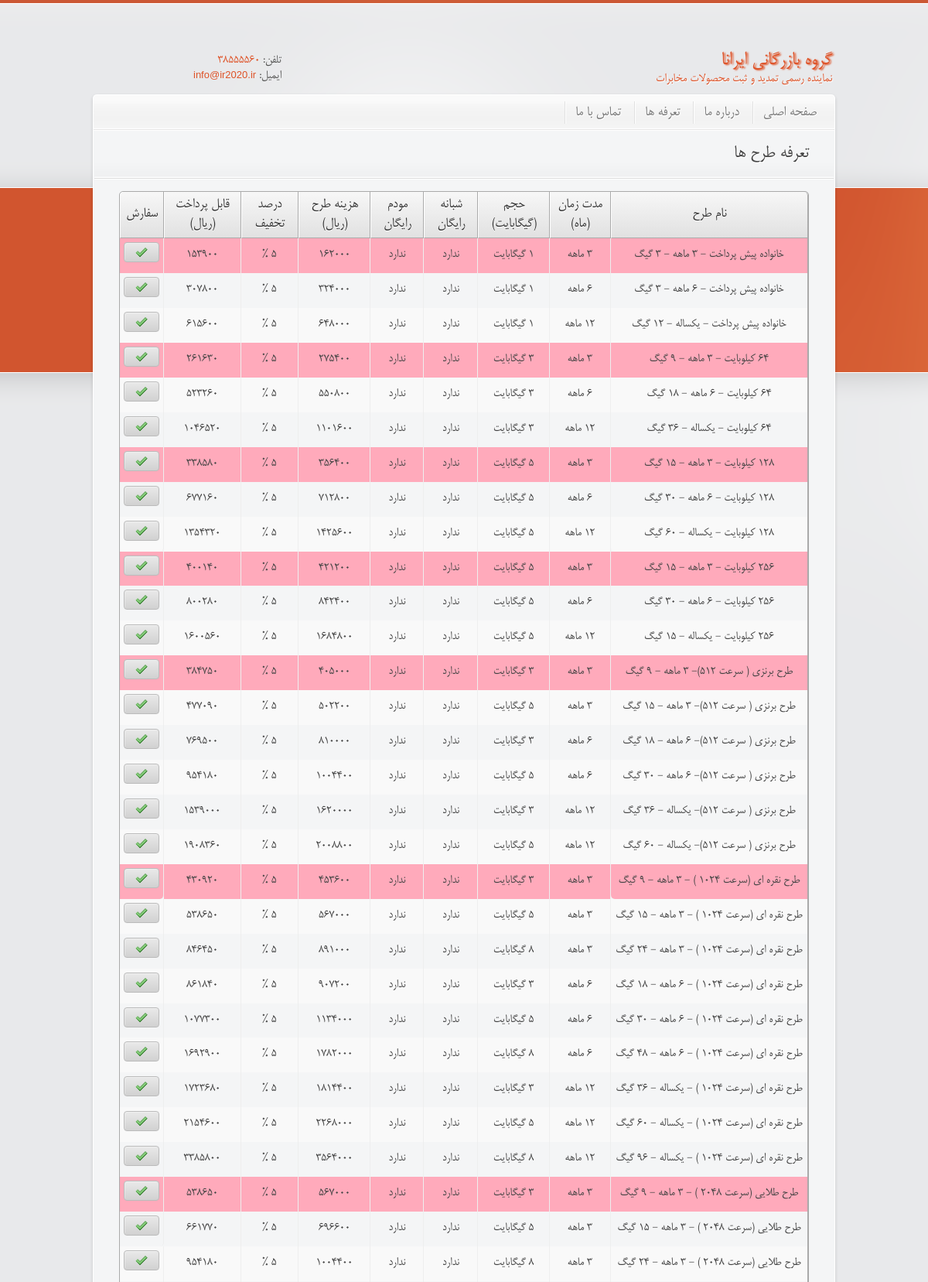
Screenshot of /price.php (upper part) with the database file from the repository.
### tables this page shows
CREATE TABLE IF NOT EXISTS `plans` (
  `id` int(11) NOT NULL AUTO_INCREMENT,
  `pname` varchar(100) NOT NULL,
  `month` int(11) NOT NULL,
  `gig` int(11) NOT NULL,
  `night` tinyint(1) NOT NULL,
  `modem` tinyint(1) NOT NULL,
  `price` double NOT NULL,
  `percent` tinyint(3) unsigned NOT NULL,
  `special` tinyint(1) NOT NULL,
  `position` int(11) NOT NULL,
  `remove` tinyint(1) NOT NULL,
  PRIMARY KEY (`id`)
);

### classes/database.php (called while the page is built, shortened)
<?php
  include_once("security.php");
class Database
  {
 private static $me;
 private $link;
 public $cmd;
 function __construct()
 {
      $this->link = mysqli_connect(_DB_SERVER,_DB_USER,_DB_PASS);
	  mysqli_set_charset($this->link, "utf8");
      mysqli_select_db($this->link,_DB_NAME);
 }
public static function GetDatabase()
{
   if(is_null(self::$me))
       self::$me = new Database();
    return self::$me;
 }
public function RunSQL()
{
   $security = Security::GetSecurity ();
   $this->cmd = $security->Xss_Clean($this->cmd);
   $result =  mysqli_query($this->link,$this->cmd);
   return $result;
}
function Select($tableName, $fields=NULL, $where = NULL, $order = NULL)
{
    if ($where) $where = " WHERE " . $where;
	$this->cmd = "SELECT $fields FROM `$tableName` " . $where . $order;
	$res = $this->RunSQL();
    if ($res)
	    return mysqli_fetch_array($res);
	else
        return false;
}
public function  SelectAll($tableName, $fields,$where = NULL,
                 $order = NULL, $from = NULL, $count = NULL)
 {
	$limit = "";
    if (!$fileds) $fields="*";
    if ($order) $order = " ORDER BY " . $order;
    $this->cmd = "SELECT $fields FROM `$tableName` " . $where . " " . $order . " " . $limit;
    $res =$this->RunSQL();
    $rows = array();
    if ($res)
    {
        while($row = mysqli_fetch_array($res)) $rows[] = $row;
    }
    return $rows;
}
  }
?>

### classes/security.php (called while the page is built, shortened)
<?php
class Security
{
    private static $me;
    public static function GetSecurity()
    {
      if(is_null(self::$me))
         self::$me = new Security();
      return self::$me;
    }
    public function Xss_Clean($data)
    {
        $data = str_replace(array('&amp;','&lt;','&gt;'), array('&amp;amp;','&amp;lt;','&amp;gt;'), $data);
        $data = preg_replace('/(&#*\w+)[\x00-\x20]+;/u', '$1;', $data);
        $data = preg_replace('/(&#x*[0-9A-F]+);*/iu', '$1;', $data);
        $data = html_entity_decode($data, ENT_COMPAT, 'UTF-8');
        $data = preg_replace('#(<[^>]+?[\x00-\x20"\'])(?:on|xmlns)[^>]*+>#iu', '$1>', $data);
        $data = preg_replace('#([a-z]*)[\x00-\x20]*=[\x00-\x20]*([`\'"]*)[\x00-\x20]*j[\x00-\x20]*a[\x00-\x20]*v[\x00-\x20]*a[\x00-\x20]*s[\x00-\x20]*c[\x00-\x20]*r[\x00-\x20]*i[\x00-\x20]*p[\x00-\x20]*t[\x00-\x20]*:#iu', '$1=$2nojavascript...', $data);
        $data = preg_replace('#([a-z]*)[\x00-\x20]*=([\'"]*)[\x00-\x20]*v[\x00-\x20]*b[\x00-\x20]*s[\x00-\x20]*c[\x00-\x20]*r[\x00-\x20]*i[\x00-\x20]*p[\x00-\x20]*t[\x00-\x20]*:#iu', '$1=$2novbscript...', $data);
        $data = preg_replace('#([a-z]*)[\x00-\x20]*=([\'"]*)[\x00-\x20]*-moz-binding[\x00-\x20]*:#u', '$1=$2nomozbinding...', $data);
        $data = preg_replace('#(<[^>]+?)style[\x00-\x20]*=[\x00-\x20]*[`\'"]*.*?expression[\x00-\x20]*\([^>]*+>#i', '$1>', $data);
        $data = preg_replace('#(<[^>]+?)style[\x00-\x20]*=[\x00-\x20]*[`\'"]*.*?behaviour[\x00-\x20]*\([^>]*+>#i', '$1>', $data);
        $data = preg_replace('#(<[^>]+?)style[\x00-\x20]*=[\x00-\x20]*[`\'"]*.*?s[\x00-\x20]*c[\x00-\x20]*r[\x00-\x20]*i[\x00-\x20]*p[\x00-\x20]*t[\x00-\x20]*:*[^>]*+>#iu', '$1>', $data);
        $data = preg_replace('#</*\w+:\w[^>]*+>#i', '', $data);
        do
        {
            $old_data = $data;
            $data = preg_replace('#</*(?:applet|b(?:ase|gsound|link)|embed|frame(?:set)?|i(?:frame|layer)|l(?:ayer|ink)|meta|object|s(?:cript|tyle)|title|xml)[^>]*+>#i', '', $data);
        }
        while ($old_data !== $data);
        return $data;
    }
}
?>

### price.php (the view, shortened to what this page needs)
<?php
	include_once("inc/header.php");
    include_once("classes/database.php");
    $db = Database::GetDatabase();
$html =<<<cd
	<link rel="stylesheet" href="manager/css/tables.css" type="text/css">
	<link rel="stylesheet" href="manager/css/forms.css" type="text/css">
  	<!-- <script src="manager/js/jquery.tools.min.js"></script>
  	<script src="manager/js/jquery.ui.min.js"></script>
  	<script src="manager/js/jquery.tables.js"></script> -->
  	<!-- <style>
  		a.button-blue{
  			background: -webkit-gradient(linear, left top, left bottom, from(#faa51a), to(#f47a20)) !important;
  			color:#2f2f2f !important;
  			font-size:15px !important;
  			border:1px solid #dd6611 !important;
  		}
  		a.button-blue:hover,
  		a.button-blue:focus{
  			background: -webkit-gradient(linear, left top, left bottom, from(#f88e11), to(#f06015)) !important;
  			border: solid 1px #aa5511 !important;
  			color: #fef4e9 !important;
  		}
  		a.button-blue.current{
  			color:#fff !important;
  		}
  	</style> -->
		<div class="main png_bg">
			<div class="inner_main">
				<div class="container_alpha slogan">
					<h1>تعرفه طرح ها</h1>
				</div>
				<div class="container_gamma slogan" style="background:none">
cd;
$rows = $db->SelectAll("plans","*",null,"id Asc");
$table=<<<cd
<table class="datatable full">
    <thead class="rtl">
        <tr>
          <th>نام طرح</th>
          <th>مدت زمان (ماه)</th>
          <th>حجم (گیگابایت)</th>
          <th>شبانه رایگان</th>
          <th>مودم رایگان</th>
          <th>هزینه طرح (ریال)</th>
          <th>درصد تخفیف</th>
          <th>قابل پرداخت (ریال)</th>
		      <th>سفارش</th>
        </tr>
    </thead>
	<tbody class="rtl">
cd;
for($i = 0; $i < Count($rows); $i++)
{
 $rows[$i]["month"] = ($rows[$i]["month"])." ماهه ";
 $rows[$i]["gig"]   = ($rows[$i]["gig"])." گیگابایت ";
 $rows[$i]["night"] = ($rows[$i]["night"])?"دارد" :"ندارد";
 $rows[$i]["modem"] = ($rows[$i]["modem"])?"دارد" :"ندارد";
 $percent = $rows[$i]["percent"]." % ";
if (($i+1)%10 == 0)
	$table.=<<<cd
	</tbody>
<tbody class="rtl" style="display: table-row-group;">
cd;
$percentedprice =$rows[$i]["price"]-(($rows[$i]["price"]*$rows[$i]["percent"])/100);
if ($rows[$i]["special"])
 {
  $class= "spec";
 }
else
 {
   $class = "";
 }
$table .=<<<cd
        <tr class="$class">
            <td>{$rows[$i]["pname"]}</td>
            <td>{$rows[$i]["month"]}</td>
            <td>{$rows[$i]["gig"]}</td>
            <td>{$rows[$i]["night"]}</td>
            <td>{$rows[$i]["modem"]}</td>
      			<td>{$rows[$i]["price"]}</td>
      			<td>{$percent}</td>
            <td>{$percentedprice}</td>
      			<td>
              <a href="main.php?act=neword&planid={$rows[$i]["id"]}" class="button button-gray no-text" style="display:inline-block;padding:0 10px;">
                <span class="order"></span>
              </a>
            </td>
        </tr>
cd;
}
$table.="</tbody> </table>";
$html.=<<<cd
					{$table}
					<div class="clearfix"></div>
				</div>
				<div class="container_alpha slogan">
					<h1>تعرفه حجم ها</h1>
				</div>
				<div class="container_gamma slogan" style="background:none">
cd;
$rows = $db->SelectAll("volumes","*",null,"id Asc");
$table=<<<cd
<table class="datatable full">
    <thead class="rtl">
        <tr>
            <th>از حجم (گیگابایت)</th>
            <th>تا حجم (گیگابایت)</th>
            <th>قیمت (ریال)</th>
            <th>درصد تخفیف</th>
            <th>قابل پرداخت (ریال)</th>
        </tr>
    </thead>
	<tbody class="rtl">
cd;
for($i = 0; $i < Count($rows); $i++)
{
 $rows[$i]["fvol"] = ($rows[$i]["fvol"])." گیگابایت ";
 $rows[$i]["tvol"] = ($rows[$i]["tvol"])." گیگابایت ";
 $rows[$i]["percent"] = $rows[$i]["percent"]+" % ";
 $percentedprice = $rows[$i]["price"]-(($rows[$i]["price"]*$rows[$i]["percent"])/100);
$table .=<<<cd
        <tr>
            <td>{$rows[$i]["fvol"]}</td>
            <td>{$rows[$i]["tvol"]}</td>
            <td>{$rows[$i]["price"]}</td>
            <td>{$percent}</td>
			<td>{$percentedprice}</td>
        </tr>
cd;
}
$table.="</tbody> </table>";
$html.=<<<cd
					{$table}
					<div class="clearfix"> </div>
				</div>
			</div>
		</div>
    	<div class="endmain png_bg"></div>
cd;
    echo $html;
	include_once("inc/footer.php");
?>

### inc/header.php (shortened to what this page needs)
<?php
	include_once("./classes/database.php");
	$Contact_Email = GetSettingValue('Contact_Email',0);
	$Tell_Number = GetSettingValue('Tell_Number',0);
?>
<!doctype html>
<html lang="fa" class="no-js"><head>
	<link rel="stylesheet" href="css/style.css">
	<link rel="stylesheet" href="css/rainbow.css" type="text/css">
</head>
<body>
	<iframe style="position: absolute;z-index:1001;top:15px;left:123px" src="/eNamadLogo.htm" frameborder="0" scrolling="no" allowtransparency="true" style="width: 150px; height:150px;"></iframe>
  	<div id="container">
	    <div id="header">
			<div id="logo">
				<h1 style="color:#DE5328;text-shadow:2px 1px 2px #DE5328">گروه بازرگانی ایرانا<span>نماینده رسمی تمدید و ثبت محصولات مخابرات</h1>
			</div>
			<div id="personal_data">
				<p>تلفن: <span style="display:inline-block;direction:ltr !important"><?php echo $Tell_Number?></span></p>
				<p>ایمیل: <span><a href="mailto:info@irana.ir" class="latin-font"><?php echo $Contact_Email?></a></span></p>
			</div>
		</div>
		<div id="menu" class="png_bg ltr">
			<ul>
				<li>
					<a href="index.html">صفحه اصلی</a>
				</li>
				<li>
					<a href="aboutus.html" class="">درباره ما</a>
				</li>
				<li>
					<a href="price.html" class="">تعرفه ها</a>
				</li>
				<li>
					<a href="contact.html">تماس با ما</a>
				</li>
			</ul>
		</div>

### inc/footer.php (shortened to what this page needs)
</div>
</body>
</html>

### css/rainbow.css (style rules this page uses)
a, a:active, a:visited ,#main_link_color,#personal_data p span,#personal_data p span a { color:#DE5328; }
h1 strong,h2 strong,h3 strong,h4 strong,h5 strong,h6 strong,.dropcapcolor,.inner_main .widget ul.testimonials li p span,.post_header a:hover,.breadcrumbs p span,h1 span, h2 span, h3 span, h4 span, h5 span, h6 span,.hotstuff ul li a { color:#DE5328; }
body { background:url(../images/background.png) repeat-x scroll 0 0 #e8e9eb; }
a:link { -webkit-tap-highlight-color: #DE5328; }

### manager/css/tables.css (style rules this page uses)
table.full { width: 100%; }
table.datatable { border: 1px solid #aaa; border-collapse: separate; border-spacing: 0; -moz-border-radius: 5px; -webkit-border-radius: 5px; -khtml-border-radius: 5px; border-radius: 5px; direction:rtl !important; }
table.datatable thead th { background: #f7f7f7; background: -webkit-gradient(linear, left top, left bottom, from(#f7f7f7), to(#e1e1e1)); background: -moz-linear-gradient(top, #f7f7f7, #e1e1e1); -pie-background: linear-gradient(top, #f7f7f7, #e1e1e1); border-bottom: 1px solid #aaa; color: #333; text-shadow: 0 1px 0 #fff; position: relative; }
table.datatable thead th { border-right: 1px solid #aaa; }
table.datatable thead th:first-child { border-right: 1px solid #aaa; }
table.datatable thead th { border-left: 1px solid #fff; }
table.datatable thead th:first-child { -moz-border-radius-topright: 5px; -webkit-border-top-right-radius: 5px; -khtml-border-top-right-radius: 5px; border-radius: 0 5px 0 0; }
table.datatable thead th:last-child { -moz-border-radius-topleft: 5px; -webkit-border-top-left-radius: 5px; -khtml-border-top-left-radius: 5px; border-radius: 5px 0 0 0; }
table.datatable tbody tr:last-child td:first-child { -moz-border-radius-bottomleft: 5px; -webkit-border-bottom-left-radius: 5px; -khtml-border-bottom-left-radius: 5px; border-radius: 0 0 0 5px; }
table.datatable tbody tr:last-child td:last-child { -moz-border-radius-bottomright: 5px; -webkit-border-bottom-right-radius: 5px; -khtml-border-bottom-right-radius: 5px; border-radius: 0 0 5px 0; }
table.datatable th, table.datatable td { padding: 5px; vertical-align: middle; font-size: 17px; text-align: center; }
table.datatable tbody tr:nth-child(odd) td { background: #f9f9f9; }
table.datatable tbody td { border-right: 1px solid #eee; }
table.datatable tbody td:first-child { border-right: 1px solid #aaa; }
table.datatable tr.spec td { background-color: #FFAABB !important; }

### manager/css/forms.css (style rules this page uses)
.button { -moz-border-radius: 4px; -webkit-border-radius: 4px; -khtml-border-radius: 4px; border-radius: 4px; -moz-box-shadow:inset 1px 1px 0 rgba(255,255,255,0.3); -webkit-box-shadow:inset 1px 1px 0 rgba(255,255,255,0.3); box-shadow:inset 1px 1px 0 rgba(255,255,255,0.3); cursor: pointer; display: inline-block; font: 12px/16px 'Lucida Grande', 'Lucida Sans Unicode', 'Helvetica Neue', Helvetica, Arial, Verdana, sans-serif; padding: 4px 10px; outline: none !important; text-align: center; text-decoration: none; position: relative; -moz-box-sizing: border-box !important; }
.button-gray { background: #f1f1f1; background: -webkit-gradient(linear, left top, left bottom, from(#e9e9e9), to(#d1d1d1)); background: -moz-linear-gradient(top, #e9e9e9, #d1d1d1); -pie-background: linear-gradient(top, #e9e9e9, #d1d1d1); border: 1px solid #bbb; color: #555; text-shadow: 0 1px 0 #fff; }
.button span { display: inline-block; float: left; height: 16px; margin-right: 5px; position: relative; width: 16px; }
a.button.no-text { display: block; text-indent: -999em; padding: 0; line-height: 24px; overflow: hidden; }
.button.no-text span { display: block; margin: 0; height: 24px; width: 24px; }
.button span.order { background: transparent url(../images/tick.png) no-repeat center center; }

### rows the page displays
plans: pname "خانواده پیش پرداخت - 3 ماهه - 3 گیگ", month "3 ماهه", gig "1 گیگابایت", night "ندارد", modem "ندارد", price "162000", percent "5 %", percentedprice "153900"
plans: pname "خانواده پیش پرداخت - 6 ماهه - 3 گیگ", month "6 ماهه", gig "1 گیگابایت", night "ندارد", modem "ندارد", price "324000", percent "5 %", percentedprice "307800"
plans: pname "خانواده پیش پرداخت - یکساله - 12 گیگ", month "12 ماهه", gig "1 گیگابایت", night "ندارد", modem "ندارد", price "648000", percent "5 %", percentedprice "615600"
plans: pname "64 کیلوبایت - 3 ماهه - 9 گیگ", month "3 ماهه", gig "3 گیگابایت", night "ندارد", modem "ندارد", price "275400", percent "5 %", percentedprice "261630"
plans: pname "64 کیلوبایت - 6 ماهه - 18 گیگ", month "6 ماهه", gig "3 گیگابایت", night "ندارد", modem "ندارد", price "550800", percent "5 %", percentedprice "523260"
plans: pname "64 کیلوبایت - یکساله - 36 گیگ", month "12 ماهه", gig "3 گیگابایت", night "ندارد", modem "ندارد", price "1101600", percent "5 %", percentedprice "1046520"
plans: pname "128 کیلوبایت - 3 ماهه - 15 گیگ", month "3 ماهه", gig "5 گیگابایت", night "ندارد", modem "ندارد", price "356400", percent "5 %", percentedprice "338580"
plans: pname "128 کیلوبایت - 6 ماهه - 30 گیگ", month "6 ماهه", gig "5 گیگابایت", night "ندارد", modem "ندارد", price "712800", percent "5 %", percentedprice "677160"
plans: pname "128 کیلوبایت - یکساله - 60 گیگ", month "12 ماهه", gig "5 گیگابایت", night "ندارد", modem "ندارد", price "1425600", percent "5 %", percentedprice "1354320"
plans: pname "256 کیلوبایت - 3 ماهه - 15 گیگ", month "3 ماهه", gig "5 گیگابایت", night "ندارد", modem "ندارد", price "421200", percent "5 %", percentedprice "400140"
plans: pname "256 کیلوبایت - 6 ماهه - 30 گیگ", month "6 ماهه", gig "5 گیگابایت", night "ندارد", modem "ندارد", price "842400", percent "5 %", percentedprice "800280"
plans: pname "256 کیلوبایت - یکساله - 15 گیگ", month "12 ماهه", gig "5 گیگابایت", night "ندارد", modem "ندارد", price "1684800", percent "5 %", percentedprice "1600560"
plans: pname "طرح برنزی ( سرعت 512)- 3 ماهه - 9 گیگ", month "3 ماهه", gig "3 گیگابایت", night "ندارد", modem "ندارد", price "405000", percent "5 %", percentedprice "384750"
plans: pname "طرح برنزی ( سرعت 512)- 3 ماهه - 15 گیگ", month "3 ماهه", gig "5 گیگابایت", night "ندارد", modem "ندارد", price "502200", percent "5 %", percentedprice "477090"
plans: pname "طرح برنزی ( سرعت 512)- 6 ماهه - 18 گیگ", month "6 ماهه", gig "3 گیگابایت", night "ندارد", modem "ندارد", price "810000", percent "5 %", percentedprice "769500"
plans: pname "طرح برنزی ( سرعت 512)- 6 ماهه - 30 گیگ", month "6 ماهه", gig "5 گیگابایت", night "ندارد", modem "ندارد", price "1004400", percent "5 %", percentedprice "954180"
plans: pname "طرح برنزی ( سرعت 512)- یکساله - 36 گیگ", month "12 ماهه", gig "3 گیگابایت", night "ندارد", modem "ندارد", price "1620000", percent "5 %", percentedprice "1539000"
plans: pname "طرح برنزی ( سرعت 512)- یکساله - 60 گیگ", month "12 ماهه", gig "5 گیگابایت", night "ندارد", modem "ندارد", price "2008800", percent "5 %", percentedprice "1908360"
plans: pname "طرح نقره ای (سرعت 1024 ) - 3 ماهه - 9 گیگ", month "3 ماهه", gig "3 گیگابایت", night "ندارد", modem "ندارد", price "453600", percent "5 %", percentedprice "430920"
plans: pname "طرح نقره ای (سرعت 1024 ) - 3 ماهه - 15 گیگ", month "3 ماهه", gig "5 گیگابایت", night "ندارد", modem "ندارد", price "567000", percent "5 %", percentedprice "538650"
plans: pname "طرح نقره ای (سرعت 1024 ) - 3 ماهه - 24 گیگ", month "3 ماهه", gig "8 گیگابایت", night "ندارد", modem "ندارد", price "891000", percent "5 %", percentedprice "846450"
plans: pname "طرح نقره ای (سرعت 1024 ) - 6 ماهه - 18 گیگ", month "6 ماهه", gig "3 گیگابایت", night "ندارد", modem "ندارد", price "907200", percent "5 %", percentedprice "861840"
plans: pname "طرح نقره ای (سرعت 1024 ) - 6 ماهه - 30 گیگ", month "6 ماهه", gig "5 گیگابایت", night "ندارد", modem "ندارد", price "1134000", percent "5 %", percentedprice "1077300"
plans: pname "طرح نقره ای (سرعت 1024 ) - 6 ماهه - 48 گیگ", month "6 ماهه", gig "8 گیگابایت", night "ندارد", modem "ندارد", price "1782000", percent "5 %", percentedprice "1692900"
plans: pname "طرح نقره ای (سرعت 1024 ) - یکساله - 36 گیگ", month "12 ماهه", gig "3 گیگابایت", night "ندارد", modem "ندارد", price "1814400", percent "5 %", percentedprice "1723680"
plans: pname "طرح نقره ای (سرعت 1024 ) - یکساله - 60 گیگ", month "12 ماهه", gig "5 گیگابایت", night "ندارد", modem "ندارد", price "2268000", percent "5 %", percentedprice "2154600"
plans: pname "طرح نقره ای (سرعت 1024 ) - یکساله - 96 گیگ", month "12 ماهه", gig "8 گیگابایت", night "ندارد", modem "ندارد", price "3564000", percent "5 %", percentedprice "3385800"
plans: pname "طرح طلایی (سرعت 2048 ) - 3 ماهه - 9 گیگ", month "3 ماهه", gig "3 گیگابایت", night "ندارد", modem "ندارد", price "567000", percent "5 %", percentedprice "538650"
plans: pname "طرح طلایی (سرعت 2048 ) - 3 ماهه - 15 گیگ", month "3 ماهه", gig "5 گیگابایت", night "ندارد", modem "ندارد", price "696600", percent "5 %", percentedprice "661770"
plans: pname "طرح طلایی (سرعت 2048 ) - 3 ماهه - 24 گیگ", month "3 ماهه", gig "8 گیگابایت", night "ندارد", modem "ندارد", price "1004400", percent "5 %", percentedprice "954180"
